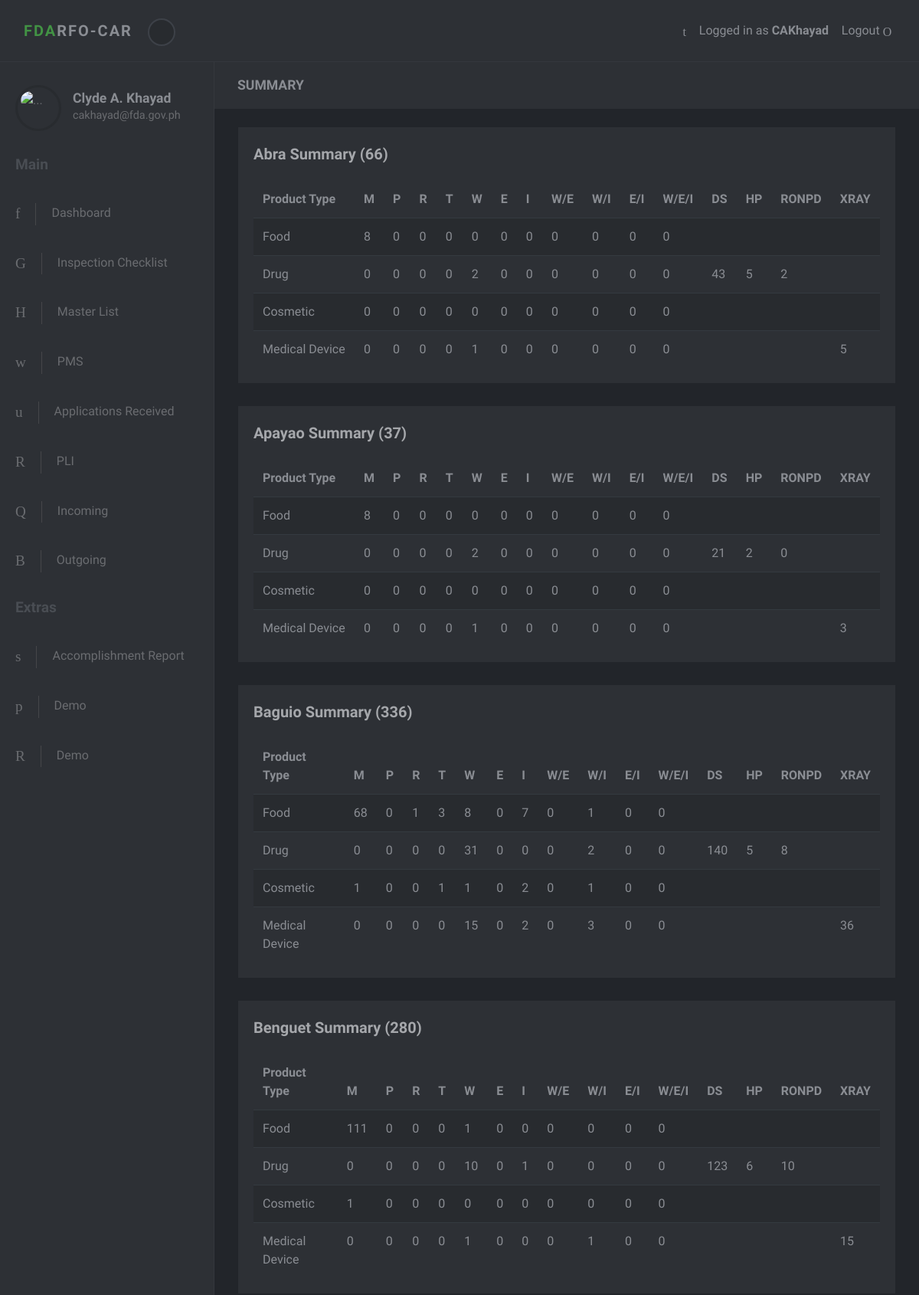
The page /masterlist/summary/ (signed in, upper part) on the database its author committed.
### accounts/models.py (models this page shows, shortened)
class  User(AbstractBaseUser):
    email = models.EmailField(verbose_name='email address', max_length=255, unique=True)
    first_name = models.CharField(max_length=255)
    middle_initial = models.CharField(max_length=1)
    last_name = models.CharField(max_length=255)
    active = models.BooleanField(default=True)
    staff = models.BooleanField(default=False) # a admin user; non super-user
    admin = models.BooleanField(default=False) # a superuser
    USERNAME_FIELD = 'email'
    REQUIRED_FIELDS = [] # Email & Password are required by default.
    objects = UserManager()
    def get_full_name(self):
        return self.first_name + " " + self.middle_initial + ". " + self.last_name
    def get_short_name(self):
        full_name = self.get_full_name()
        splitted = full_name.split()
        short_name = ""
        for i in range(len(splitted)-1):
            full_name = splitted[i]
            short_name += (full_name[0].upper())
        short_name += splitted[-1].title()
        return short_name
    @property
    def is_active(self):
        return self.active

### masterlist/models.py (models this page shows, shortened)
class Province(models.Model):
    name = models.CharField(max_length=30)
    region = models.ForeignKey(Region, on_delete=models.SET_NULL, null=True)

class ProductType(models.Model):
    name = models.CharField(max_length=50)

### masterlist/views.py (the view)
# urls.py: path('summary/', SummaryView.as_view(), name='summary'),
class SummaryView(LoginRequiredMixin, View):
    template_name = 'masterlist/summary/summary.html'
    def get(self, request):
        context = {}
        province_obj = MasterlistSummary.Provinces()
        province_list = [attr for attr in dir(province_obj) if not callable(getattr(province_obj, attr)) and not attr.startswith("__")]
        provinces = {}
        for province in province_list:
            provinces[province] = getattr(province_obj, province)
        context['provinces'] = provinces
        context['summary_active'] = "active"
        return render(request, self.template_name, context)

### masterlist/templates/masterlist/summary/summary.html (shortened to what this page needs)
 {% extends 'base-site.html' %}
{% block subtitle %} SUMMARY  {% endblock %}
{% block content %}
<section class="no-padding-top">
    <div class="container-fluid">
        {% for name, province in provinces.items %}
        <div class="row">
            <div class="col-lg-12">
                <div class="block">
                    <div class="title">
                        <div class="row">
                            <div class="col-md-6">
                                <strong>{{name}} Summary ({{province.get_total}})</strong>
                            </div>
                            <div class="col-md-6 text-right">
                            </div>
                        </div>
                    </div>
                    <div class="block-body">
                        <div class="table-responsive">
                            <table id="summarytable" class="table table-striped table-hover">
                                <thead>
                                    <tr>
                                        <th>Product Type</th>
                                        <th data-toggle="tooltip" data-placement="top" title="Wholesaler">M</th>
                                        <th>P</th>
                                        <th>R</th>
                                        <th>T</th>
                                        <th>W</th>
                                        <th>E</th>
                                        <th>I</th>
                                        <th>W/E</th>
                                        <th>W/I</th>
                                        <th>E/I</th>
                                        <th>W/E/I</th>
                                        <th>DS</th>
                                        <th>HP</th>
                                        <th>RONPD</th>
                                        <th>XRAY</th>
                                    </tr>
                                </thead>
                                <tbody>
                                    <tr>
                                        <td>Food</td>
                                        <td>{{province.cfrr.get_total_mfg}}</td>
                                        <td>{{province.cfrr.get_total_packer}}</td>
                                        <td>{{province.cfrr.get_total_repacker}}</td>
                                        <td>{{province.cfrr.get_total_trader}}</td>
                                        <td>{{province.cfrr.get_total_wholesaler}}</td>
                                        <td>{{province.cfrr.get_total_exporter}}</td>
                                        <td>{{province.cfrr.get_total_importer}}</td>
                                        <td>{{province.cfrr.get_total_we}}</td>
                                        <td>{{province.cfrr.get_total_wi}}</td>
                                        <td>{{province.cfrr.get_total_ie}}</td>
                                        <td>{{province.cfrr.get_total_wei}}</td>
                                        <td>{{province.cfrr.get_total_ds}}</td>
                                        <td>{{province.cfrr.get_total_hp}}</td>
                                        <td>{{province.cfrr.get_total_ronpd}}</td>
                                        <td>{{province.cfrr.get_total_xray}}</td>
                                    </tr>
                                    <tr>
                                        <td>Drug</td>
                                        <td>{{province.cdrr.get_total_mfg}}</td>
                                        <td>{{province.cdrr.get_total_packer}}</td>
                                        <td>{{province.cdrr.get_total_repacker}}</td>
                                        <td>{{province.cdrr.get_total_trader}}</td>
                                        <td>{{province.cdrr.get_total_wholesaler}}</td>
                                        <td>{{province.cdrr.get_total_exporter}}</td>
                                        <td>{{province.cdrr.get_total_importer}}</td>
                                        <td>{{province.cdrr.get_total_we}}</td>
                                        <td>{{province.cdrr.get_total_wi}}</td>
                                        <td>{{province.cdrr.get_total_ie}}</td>
                                        <td>{{province.cdrr.get_total_wei}}</td>
                                        <td>{{province.cdrr.get_total_ds}}</td>
                                        <td>{{province.cdrr.get_total_hp}}</td>
                                        <td>{{province.cdrr.get_total_ronpd}}</td>
                                        <td>{{province.cdrr.get_total_xray}}</td>
                                    </tr>
                                    <tr>
                                        <td>Cosmetic</td>
                                        <td>{{province.ccrr.get_total_mfg}}</td>
                                        <td>{{province.ccrr.get_total_packer}}</td>
                                        <td>{{province.ccrr.get_total_repacker}}</td>
                                        <td>{{province.ccrr.get_total_trader}}</td>
                                        <td>{{province.ccrr.get_total_wholesaler}}</td>
                                        <td>{{province.ccrr.get_total_exporter}}</td>
                                        <td>{{province.ccrr.get_total_importer}}</td>
                                        <td>{{province.ccrr.get_total_we}}</td>
                                        <td>{{province.ccrr.get_total_wi}}</td>
                                        <td>{{province.ccrr.get_total_ie}}</td>
                                        <td>{{province.ccrr.get_total_wei}}</td>
                                        <td>{{province.ccrr.get_total_ds}}</td>
                                        <td>{{province.ccrr.get_total_hp}}</td>
                                        <td>{{province.ccrr.get_total_ronpd}}</td>
                                        <td>{{province.ccrr.get_total_xray}}</td>
                                    </tr>
                                    <tr>
                                        <td>Medical Device</td>
                                        <td>{{province.cdrrhr.get_total_mfg}}</td>
                                        <td>{{province.cdrrhr.get_total_packer}}</td>
                                        <td>{{province.cdrrhr.get_total_repacker}}</td>
                                        <td>{{province.cdrrhr.get_total_trader}}</td>
                                        <td>{{province.cdrrhr.get_total_wholesaler}}</td>
                                        <td>{{province.cdrrhr.get_total_exporter}}</td>
                                        <td>{{province.cdrrhr.get_total_importer}}</td>
                                        <td>{{province.cdrrhr.get_total_we}}</td>
                                        <td>{{province.cdrrhr.get_total_wi}}</td>
                                        <td>{{province.cdrrhr.get_total_ie}}</td>
                                        <td>{{province.cdrrhr.get_total_wei}}</td>
                                        <td>{{province.cdrrhr.get_total_ds}}</td>
                                        <td>{{province.cdrrhr.get_total_hp}}</td>
                                        <td>{{province.cdrrhr.get_total_ronpd}}</td>
                                        <td>{{province.cdrrhr.get_total_xray}}</td>
                                    </tr>
                                </tbody>
                            </table>
                        </div>
                    </div>
                </div>
            </div>
        </div>
        {% endfor %}
    </div>
</section>
{% endblock %}

### templates/base-site.html (shortened to what this page needs)
{% extends 'base.html' %}
{% block maincontent %}
{% include 'partial/navbar.html' %}
<div class="d-flex align-items-stretch">
    {% include 'partial/sidebar.html' %}
    <div class="page-content">
        <div class="page-header no-margin-bottom">
            <div class="container-fluid">
                <h2 class="h5 no-margin-bottom">{% block subtitle %} {% endblock %}</h2>
            </div>
        </div>
        <br>
        {% block content %}
        {% endblock %}
    </div>
</div>
{% endblock %}

### templates/base.html (shortened to what this page needs)
<!DOCTYPE html>
<html>
<head>
	{% load static %}
	{% include 'partial/css.html' %}
</head>
<body>
	{% block maincontent %}
	{% endblock %}
</body>
</html>

### templates/partial/css.html (shortened to what this page needs)
{% load static %}
<link rel="stylesheet" href="{% static 'darkadmin/vendor/bootstrap/css/bootstrap.min.css' %}">
<link rel="stylesheet" href="{% static 'darkadmin/vendor/font-awesome/css/font-awesome.min.css' %}">
<link rel="stylesheet" href="{% static 'darkadmin/css/font.css' %}">
<link rel="stylesheet" href="{% static 'darkadmin/css/style.green.css' %}" id="theme-stylesheet">
<link rel="stylesheet" href="{% static 'darkadmin/css/custom.css' %}">
<link rel="stylesheet" href="{% static 'masterlist/mystyle.css' %}">
<link rel="stylesheet" type="text/css" href="https://cdn.datatables.net/v/bs4/jszip-2.5.0/dt-1.10.21/af-2.3.5/b-1.6.2/b-colvis-1.6.2/b-html5-1.6.2/b-print-1.6.2/cr-1.5.2/fc-3.3.1/fh-3.1.7/kt-2.5.2/r-2.2.4/rg-1.1.2/rr-1.2.7/sc-2.0.2/sp-1.1.0/sl-1.3.1/datatables.min.css"/>

### templates/partial/navbar.html (shortened to what this page needs)
<header class="header">
    <nav class="navbar navbar-expand-lg">
        <div class="container-fluid d-flex align-items-center justify-content-between">
            <div class="navbar-header">
                <a href="index.html" class="navbar-brand">
                    <div class="brand-text brand-big visible text-uppercase"><strong class="text-primary">FDA</strong><strong>RFO-CAR</strong></div>
                </a>
                <button class="sidebar-toggle"><i class="fa fa-long-arrow-left"></i></button>
            </div>
            <div class="right-menu list-inline no-margin-bottom">
                <div class="list-inline-item"><a href="#" class="search-open nav-link"><i class="icon-magnifying-glass-browser"></i></a></div>
                <div class="list-inline-item">
                    Logged in as <strong><a href="#">{{user.get_short_name}}</a></strong>
                </div>
                <div class="list-inline-item logout">
                    <a id="logout" href="{% url 'accounts:logout' %}" class="nav-link"> <span class="d-none d-sm-inline">Logout </span><i class="icon-logout"></i></a>
                </div>
            </div>
        </div>
    </nav>
</header>

### templates/partial/sidebar.html (shortened to what this page needs)
<nav id="sidebar">
    <div class="sidebar-header d-flex align-items-center">
        <div class="avatar">
            <img src="/static/darkadmin/img/avatar-6.jpg" alt="..." class="img-fluid rounded-circle">
        </div>
        <div class="title">
            <h1 class="h5">{{user.get_full_name}}</h1>
            <p>{{user.email}}</p>
        </div>
    </div>
    <span class="heading">Main</span>
    <ul class="list-unstyled">
        <li  class="{{masterlist_dashboard_active}}"><a href="{% url 'dashboard:index' %}"> <i class="icon-dashboard"></i>Dashboard </a></li>
        <li><a href="#checklist" aria-expanded="false" data-toggle="collapse"> <i class="icon-list"></i>Inspection Checklist </a>
        </li>
        <li><a href="#masterlist" aria-expanded="false" data-toggle="collapse"> <i class="icon-padnote"></i>Master List </a>
        </li>
        <li ><a href="#pms" aria-expanded="false" data-toggle="collapse"> <i class="icon-flask"></i>PMS </a>
        </li>
        <li ><a href="#appsreceived" aria-expanded="false" data-toggle="collapse"> <i class="icon-new-file"></i>Applications Received </a>
        </li>
        <li ><a href="#pli" aria-expanded="false" data-toggle="collapse"> <i class="icon-chart"></i>PLI </a>
        </li>
        <li ><a href="#incoming" aria-expanded="false" data-toggle="collapse"> <i class="icon-windows"></i>Incoming </a>
        </li>
        <li ><a href="#outgoing" aria-expanded="false" data-toggle="collapse"> <i class="icon-log-out"></i>Outgoing </a>
        </li>
    </ul><span class="heading">Extras</span>
    <ul class="list-unstyled">
        <li> <a href="#"> <i class="icon-writing-whiteboard"></i>Accomplishment Report </a></li>
        <li> <a href="#"> <i class="icon-settings"></i>Demo </a></li>
        <li> <a href="#"> <i class="icon-chart"></i>Demo </a></li>
    </ul>
</nav>

### templates/partial/js.html (shortened to what this page needs)
{% load static %}

### rows shown on the page
User: get_short_name "CAKhayad", get_full_name "Clyde A. Khayad", email "cakhayad@fda.gov.ph"
Province: name "Abra", get_total "66", cfrr.get_total_mfg "8", cfrr.get_total_packer "0", cfrr.get_total_repacker "0", cfrr.get_total_trader "0", cfrr.get_total_wholesaler "0", cfrr.get_total_exporter "0", cfrr.get_total_importer "0", cfrr.get_total_we "0", cfrr.get_total_wi "0", cfrr.get_total_ie "0", cfrr.get_total_wei "0", cdrr.get_total_mfg "0", cdrr.get_total_packer "0", cdrr.get_total_repacker "0", cdrr.get_total_trader "0", cdrr.get_total_wholesaler "2", cdrr.get_total_exporter "0", cdrr.get_total_importer "0", cdrr.get_total_we "0", cdrr.get_total_wi "0", cdrr.get_total_ie "0", cdrr.get_total_wei "0", cdrr.get_total_ds "43", cdrr.get_total_hp "5", cdrr.get_total_ronpd "2", ccrr.get_total_mfg "0", ccrr.get_total_packer "0", ccrr.get_total_repacker "0", ccrr.get_total_trader "0", ccrr.get_total_wholesaler "0", ccrr.get_total_exporter "0", ccrr.get_total_importer "0", ccrr.get_total_we "0", ccrr.get_total_wi "0", ccrr.get_total_ie "0", ccrr.get_total_wei "0", cdrrhr.get_total_mfg "0", cdrrhr.get_total_packer "0", cdrrhr.get_total_repacker "0", cdrrhr.get_total_trader "0", cdrrhr.get_total_wholesaler "1", cdrrhr.get_total_exporter "0", cdrrhr.get_total_importer "0", cdrrhr.get_total_we "0", cdrrhr.get_total_wi "0", cdrrhr.get_total_ie "0", cdrrhr.get_total_wei "0", cdrrhr.get_total_xray "5"
Province: name "Apayao", get_total "37", cfrr.get_total_mfg "8", cfrr.get_total_packer "0", cfrr.get_total_repacker "0", cfrr.get_total_trader "0", cfrr.get_total_wholesaler "0", cfrr.get_total_exporter "0", cfrr.get_total_importer "0", cfrr.get_total_we "0", cfrr.get_total_wi "0", cfrr.get_total_ie "0", cfrr.get_total_wei "0", cdrr.get_total_mfg "0", cdrr.get_total_packer "0", cdrr.get_total_repacker "0", cdrr.get_total_trader "0", cdrr.get_total_wholesaler "2", cdrr.get_total_exporter "0", cdrr.get_total_importer "0", cdrr.get_total_we "0", cdrr.get_total_wi "0", cdrr.get_total_ie "0", cdrr.get_total_wei "0", cdrr.get_total_ds "21", cdrr.get_total_hp "2", cdrr.get_total_ronpd "0", ccrr.get_total_mfg "0", ccrr.get_total_packer "0", ccrr.get_total_repacker "0", ccrr.get_total_trader "0", ccrr.get_total_wholesaler "0", ccrr.get_total_exporter "0", ccrr.get_total_importer "0", ccrr.get_total_we "0", ccrr.get_total_wi "0", ccrr.get_total_ie "0", ccrr.get_total_wei "0", cdrrhr.get_total_mfg "0", cdrrhr.get_total_packer "0", cdrrhr.get_total_repacker "0", cdrrhr.get_total_trader "0", cdrrhr.get_total_wholesaler "1", cdrrhr.get_total_exporter "0", cdrrhr.get_total_importer "0", cdrrhr.get_total_we "0", cdrrhr.get_total_wi "0", cdrrhr.get_total_ie "0", cdrrhr.get_total_wei "0", cdrrhr.get_total_xray "3"
ProductType: cfrr.get_total_mfg "68", cfrr.get_total_packer "0", cfrr.get_total_repacker "1", cfrr.get_total_trader "3", cfrr.get_total_wholesaler "8", cfrr.get_total_exporter "0", cfrr.get_total_importer "7", cfrr.get_total_we "0", cfrr.get_total_wi "1", cfrr.get_total_ie "0", cfrr.get_total_wei "0"
ProductType: cdrr.get_total_mfg "0", cdrr.get_total_packer "0", cdrr.get_total_repacker "0", cdrr.get_total_trader "0", cdrr.get_total_wholesaler "31", cdrr.get_total_exporter "0", cdrr.get_total_importer "0", cdrr.get_total_we "0", cdrr.get_total_wi "2", cdrr.get_total_ie "0", cdrr.get_total_wei "0", cdrr.get_total_ds "140", cdrr.get_total_hp "5", cdrr.get_total_ronpd "8"
ProductType: ccrr.get_total_mfg "1", ccrr.get_total_packer "0", ccrr.get_total_repacker "0", ccrr.get_total_trader "1", ccrr.get_total_wholesaler "1", ccrr.get_total_exporter "0", ccrr.get_total_importer "2", ccrr.get_total_we "0", ccrr.get_total_wi "1", ccrr.get_total_ie "0", ccrr.get_total_wei "0"
ProductType: cdrrhr.get_total_mfg "0", cdrrhr.get_total_packer "0", cdrrhr.get_total_repacker "0", cdrrhr.get_total_trader "0", cdrrhr.get_total_wholesaler "15", cdrrhr.get_total_exporter "0", cdrrhr.get_total_importer "2", cdrrhr.get_total_we "0", cdrrhr.get_total_wi "3", cdrrhr.get_total_ie "0", cdrrhr.get_total_wei "0", cdrrhr.get_total_xray "36"
Province: name "Benguet", get_total "280", cfrr.get_total_mfg "111", cfrr.get_total_packer "0", cfrr.get_total_repacker "0", cfrr.get_total_trader "0", cfrr.get_total_wholesaler "1", cfrr.get_total_exporter "0", cfrr.get_total_importer "0", cfrr.get_total_we "0", cfrr.get_total_wi "0", cfrr.get_total_ie "0", cfrr.get_total_wei "0", cdrr.get_total_mfg "0", cdrr.get_total_packer "0", cdrr.get_total_repacker "0", cdrr.get_total_trader "0", cdrr.get_total_wholesaler "10", cdrr.get_total_exporter "0", cdrr.get_total_importer "1", cdrr.get_total_we "0", cdrr.get_total_wi "0", cdrr.get_total_ie "0", cdrr.get_total_wei "0", cdrr.get_total_ds "123", cdrr.get_total_hp "6", cdrr.get_total_ronpd "10", ccrr.get_total_mfg "1", ccrr.get_total_packer "0", ccrr.get_total_repacker "0", ccrr.get_total_trader "0", ccrr.get_total_wholesaler "0", ccrr.get_total_exporter "0", ccrr.get_total_importer "0", ccrr.get_total_we "0", ccrr.get_total_wi "0", ccrr.get_total_ie "0", ccrr.get_total_wei "0", cdrrhr.get_total_mfg "0", cdrrhr.get_total_packer "0", cdrrhr.get_total_repacker "0", cdrrhr.get_total_trader "0", cdrrhr.get_total_wholesaler "1", cdrrhr.get_total_exporter "0", cdrrhr.get_total_importer "0", cdrrhr.get_total_we "0", cdrrhr.get_total_wi "1", cdrrhr.get_total_ie "0", cdrrhr.get_total_wei "0", cdrrhr.get_total_xray "15"

### other values the page prints
{{ name }} "Baguio"
{{ province.get_total }} "336"
